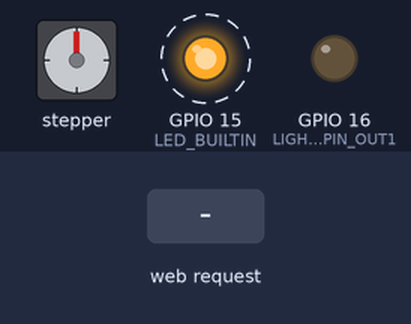
Simulated run of this sketch. Board: ESP32-S2. Shown: stepper motor, output pins drawn as LEDs (lit = HIGH). Dashed ring = blinking. The inputs (shaded band) are chosen by the test bench. WiFi joins after 1.5 s; servers stay silent unless stated; network time is answered at once with the bench clock; the local clock reads 2024-03-15 10:24:30 at power-on unless the sketch sets it; EEPROM starts erased; stepper angles assume 2048 steps per turn.

Above: at 2.7 s.
2.8 s: HTTP request GET /mvhole received
At 4.55 s:
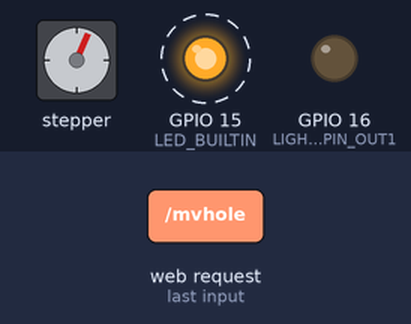
5.8 s: HTTP request GET /lit1off received
At 6.08 s:
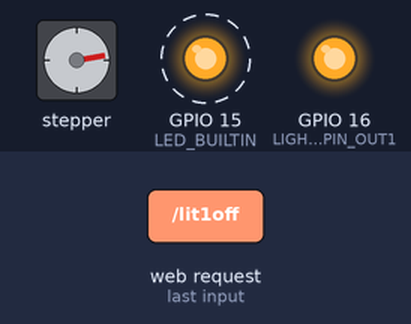
8.8 s: HTTP request GET /lit1on received
At 10.28 s:
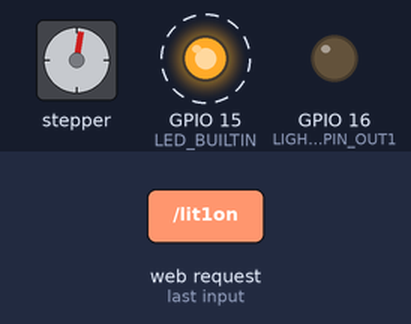
11.8 s: HTTP request GET /lit1off?plain=RUN received
At 12.09 s:
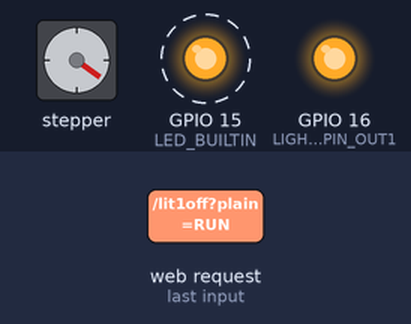
14.8 s: HTTP request GET /mv10 received
17.8 s: HTTP request GET /lit1on?plain=RUN received
At 18.6 s:
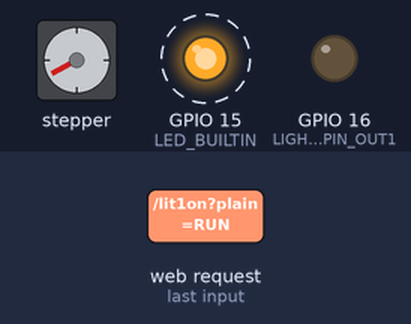
Timing chart, 0 to 62.9 s (numbered marks = the images above; inputs shaded):
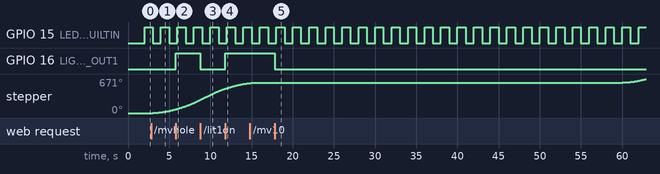

Measured:
- after the input at 2.8 s, stepper: keeps turning clockwise at about 27°/s, starting after 0.21 s
- after the input at 5.8 s, GPIO 16 (LIGHT_PIN_OUT1): LOW → HIGH at once
- after the input at 8.8 s, GPIO 16 (LIGHT_PIN_OUT1): HIGH → LOW at once
- after the input at 11.8 s, GPIO 16 (LIGHT_PIN_OUT1): LOW → HIGH at once
- after the input at 17.8 s, GPIO 16 (LIGHT_PIN_OUT1): HIGH → LOW after 0.00 s instead of 42.2 s
- by itself, GPIO 15 (LED_BUILTIN): alternates HIGH for 1.0 s and LOW for 1.0 s

The sketch:

Fish_Feeder.ino
```cpp
// ------------ ESP32 S2 Mini ------------ //

#include <AccelStepper.h>
#include <EEPROM.h>
#include <WiFi.h>
#include <WiFiUdp.h>
#include <NTPClient.h>
#include <WebServer.h>
#include <ArduinoJson.h>

// ------------ Configuration ------------ //
const int stepsPerRevolution = 2048;      // change this to fit the number of steps per revolution

const char* ssid = "TP-Link_1285A";
const char* password = "newcream317";

// Replace with your desired static IP info
IPAddress local_IP(192, 168, 2, 17);      // ESP32's static IP
IPAddress gateway(192, 168, 2, 2);        // Usually your router's IP
IPAddress subnet(255, 255, 255, 0);       // Subnet mask
IPAddress primaryDNS(8, 8, 8, 8);         // Optional: DNS server
IPAddress secondaryDNS(8, 8, 4, 4);       // Optional: backup DNS

const long utcOffsetInSeconds = -5 * 60 * 60;       // adjust for your timezone (e.g. CDT, -5 hours = -18000)
const unsigned long wifiDuration = 10 * 60 * 1000;  // 10 minutes

const float StepsPerFeedingHole = 3413.333332;

#define INIT_PIN_IN 0      // GPIO0 for Start Button
#define LIGHT_PIN_OUT1 16
#define LIGHT_PIN_OUT2 18
#define EEPROM_SIZE 3
#define EEPROM_ADDR 0      // we'll use address 0, 1, 2

// ULN2003 Motor Driver Pins
#define STEPPER_DRV1 12
#define STEPPER_DRV2 11
#define STEPPER_DRV3 9
#define STEPPER_DRV4 7

#define LED_NORMAL   0b00000000000011110000000000001111
#define LED_WIFI1    0b01010101010101010101010101010101
#define LED_WIFI2    0b00001111000011110000111100001111


// ------------ Globals ------------ //
WiFiUDP ntpUDP;
NTPClient timeClient(ntpUDP, "pool.ntp.org", utcOffsetInSeconds);
WebServer server(80);
AccelStepper stepper(AccelStepper::HALF4WIRE, STEPPER_DRV1, STEPPER_DRV3, STEPPER_DRV2, STEPPER_DRV4);

// String LastSyncDateTime = "";
time_t LastTimeSyncEpoicTime = 0;
unsigned long LastTimeSyncMillis = 0;
unsigned long lastTimeUpdateInMillis = 0;

bool wifiConnected = false;
unsigned long wifiStartMillis = 0;

uint32_t lightSchedule = 0;  // 24-bit schedule stored in 3 bytes
int lastCheckedHour = -1;

int stepper_state = 0;
float stepper_position = 0;

unsigned int led_patten = 0;
short led_state = 0;
unsigned long led_start_ms = 0;

void setup() {
  // initialize the serial port
  // Serial.begin(115200);
  // while (!Serial) {
    // ; // wait for serial port to connect (needed for native USB)
  // }
  // Serial.println("Serial monitor is working!");

  // set the speed and acceleration
  stepper.setMaxSpeed(500);
  stepper.setAcceleration(100);
  stepper_position = stepper.currentPosition();
  stepper.disableOutputs(); // Start with motor off
  stepper_state = 0;        // motor off

  pinMode(LED_BUILTIN, OUTPUT);
  pinMode(INIT_PIN_IN, INPUT_PULLUP);  // button pulls LOW when pressed
  pinMode(LIGHT_PIN_OUT1, OUTPUT);

  EEPROM.begin(EEPROM_SIZE);
  saveLightSchedule(0b00000000000011111111111100000000);  // 23,22,21,20..........6,5,4,3,2,1,0
  loadScheduleFromEEPROM();

  led_patten = LED_WIFI1;
  led_start_ms = millis();

  wifiConnected = false;
  connectToWiFi();

  // Serial.println("ESP32 Ready");
}

void loop() {

  unsigned long my_now = millis();

  // Handle LED
  if ( my_now - led_start_ms > 250) {
     led_start_ms += 250;
     led_state++;
     if ( led_state >= 32 ) {
       led_state = 0;
     }

     bool led_TurnOn = (led_patten >> led_state) & 0x01;
     if ( led_TurnOn ) {
       digitalWrite(LED_BUILTIN, HIGH);
     }
     else {
       digitalWrite(LED_BUILTIN, LOW);
     }
  }

  // Handle stepper motor
  if (stepper_state == 1) {
    // check current stepper motor position to invert direction
    if (stepper.distanceToGo() == 0 || !stepper.isRunning() ){
      stepper.disableOutputs();  // Cut power to stepper
      stepper_state = 0;
      // Serial.print("Stepper stopped");
    }
    else {
      stepper.run();
    }
  }

  // Update datetime every 1s
  if (wifiConnected) {
    // Auto disconnect WiFi after 10 minutes
    if (my_now - wifiStartMillis > wifiDuration) {
      disconnectWiFi();
      led_patten = LED_NORMAL;
    }

    // Handle HTTP server
    server.handleClient();
  }

  // Handle button press
  if (!wifiConnected && digitalRead(INIT_PIN_IN) == LOW) {
    led_patten = LED_WIFI1;
    wifiConnected = false;
    connectToWiFi();
  }

  if (my_now - lastTimeUpdateInMillis >= 60000) {
    lastTimeUpdateInMillis += 60000;

    // Update light based on current hour
    int currentHour = getCurrentHour(my_now);
    updateLightForHour(currentHour);

    // Hour switch
    if (currentHour != lastCheckedHour) {
      lastCheckedHour = currentHour;

      //  Need to feed the fish
      if ( currentHour == 10) {
        moveStepper(StepsPerFeedingHole);
      }
    }
  }
}

void moveStepper(float steps) {
  stepper_position += steps;
  long newTarget = stepper_position;

  stepper.enableOutputs();
  stepper.moveTo(newTarget);

  // Serial.print("Stepper move forward to ");
  // Serial.println(newTarget);
  stepper_state = 1;
}

int getCurrentHour(unsigned long my_now) {
  time_t rawTimeNow = LastTimeSyncEpoicTime + ( my_now - LastTimeSyncMillis ) / 1000;
  struct tm* timeInfo = localtime(&rawTimeNow);
  return timeInfo->tm_hour;
}

// ------------ WiFi Connect ------------ //
void connectToWiFi() {
  // Serial.println("Connecting to WiFi...");

  // Configure fixed IP before connecting
  if (!WiFi.config(local_IP, gateway, subnet, primaryDNS, secondaryDNS)) {
    // Serial.println("Failed to configure static IP");
  }

  WiFi.begin(ssid, password);

  int attempts = 0;
  while (WiFi.status() != WL_CONNECTED && attempts < 20) {
    delay(500);
    // Serial.print(".");
    attempts++;
  }

  if (WiFi.status() == WL_CONNECTED) {

    led_patten = LED_WIFI2;

    // Serial.println("\nWiFi connected.");
    wifiConnected = true;
    wifiStartMillis = millis();

    // Start NTP
    timeClient.begin();
    timeClient.forceUpdate();
    LastTimeSyncEpoicTime = timeClient.getEpochTime();
    LastTimeSyncMillis = millis();

    // Start HTTP server
    setupServer();
    // Serial.println("HTTP server started at IP: " + WiFi.localIP().toString());
  } else {
    // Serial.println("\nFailed to connect.");
  }
}

// ------------ WiFi Disconnect ------------ //
void disconnectWiFi() {
  WiFi.disconnect(true);
  WiFi.mode(WIFI_OFF);
  wifiConnected = false;
  // Serial.println("WiFi disconnected after 10 minutes.");
}

void setupServer() {
  // Handle GET request at "/"
  server.on("/", HTTP_GET, []() {
    // Send HTML page
    server.send(200, "text/html", buildReturnHtml());
  });

  server.on("/lit1on", HTTP_GET, []() {
    digitalWrite(LIGHT_PIN_OUT1, LOW);
    // Serial.println("Turn light on.");
    server.send(200, "text/html", buildReturnHtml());
  });

  server.on("/lit1off", HTTP_GET, []() {
    digitalWrite(LIGHT_PIN_OUT1, HIGH);
    // Serial.println("Turn light off.");
    server.send(200, "text/html", buildReturnHtml());
  });

  server.on("/mv10", HTTP_GET, []() {
    moveStepper(10.0);
    // Serial.println("Turn motor 10 steps.");
    server.send(200, "text/html", buildReturnHtml());
  });

  server.on("/mvhole", HTTP_GET, []() {
    moveStepper(StepsPerFeedingHole);
    // Serial.print("Turn motor ");
    // Serial.print(StepsPerFeedingHole);
    // Serial.println(" steps.");
    server.send(200, "text/html", buildReturnHtml());
  });

  // Handle POST command at "/command"
  server.on("/command", HTTP_POST, handleCommandRequest);

  // Start server
  server.begin();
}

String buildReturnHtml() {
  time_t rawTimeNow = LastTimeSyncEpoicTime + ( millis() - LastTimeSyncMillis ) / 1000;
  String html = "<html><body><p>";
  html += "Server time: " + formatEpochTime(rawTimeNow);
  html += "</p><p><a href='lit1on'>Light On</a><br><a href='lit1off'>Light Off</a><br><br><a href='mv10'>Stepper move 10 steps</a><br><a href='mvhole'>Stepper move 1 hole</a></p></body></html>";
  return html;
}


// ------------ Command Handler ------------ //
void handleCommandRequest() {
  if (server.hasArg("plain")) {
    String body = server.arg("plain");

    // Parse JSON
    StaticJsonDocument<256> doc;
    DeserializationError error = deserializeJson(doc, body);

    if (error) {
      server.send(400, "application/json", "{\"error\":\"Invalid JSON\"}");
      return;
    }

    String cmd = doc["cmd"];
    String param1 = doc["param1"];
    String param2 = doc["param2"];

    // Serial.println("Command Received:");
    // Serial.println("cmd = " + cmd);
    // Serial.println("param1 = " + param1);
    // Serial.println("param2 = " + param2);

    // Handle command
    if (cmd == "RUN") {
      runCommand(param1, param2);
      server.send(200, "application/json", "{\"status\":\"RUN executed\"}");
    } else {
      server.send(200, "application/json", "{\"status\":\"Unknown command\"}");
    }
  } else {
    server.send(400, "application/json", "{\"error\":\"No POST body\"}");
  }
}

// ------------ Example Command Execution ------------ //
void runCommand(const String& param1, const String& param2) {
  // Serial.println("Running command with:");
  // Serial.println("param1: " + param1);
  // Serial.println("param2: " + param2);
  // You can add real logic here to act on the parameters.
}

void updateLightForHour(int hour) {
  if (hour < 0 || hour > 23) return;

  bool shouldTurnOn = (lightSchedule >> hour) & 0x01;
  digitalWrite(LIGHT_PIN_OUT1, shouldTurnOn ? LOW : HIGH);
  // Serial.printf("Hour %d: Light turned %s\n", hour, shouldTurnOn ? "ON" : "OFF");
}

void loadScheduleFromEEPROM() {
  lightSchedule = 0;
  for (int i = 0; i < 3; i++) {
    lightSchedule |= (EEPROM.read(EEPROM_ADDR + i) << (8 * i));
  }
  // Serial.printf("Loaded schedule: 0x%06X\n", lightSchedule);
}

void saveLightSchedule(uint32_t schedule) {
  for (int i = 0; i < 3; i++) {
    EEPROM.write(EEPROM_ADDR + i, (schedule >> (8 * i)) & 0xFF);
  }
  EEPROM.commit();

  // Serial.print("schedule ");
  // Serial.print(schedule);
  // Serial.println("saved to EEPROM.");
}

// Function to convert time_t to "MM/dd/yyyy HH:mm:ss" format
String formatEpochTime(time_t epoch_time) {
  struct tm* timeinfo = localtime(&epoch_time);
  char buffer[25];

  // Format: MM/dd/yyyy HH:mm:ss
  strftime(buffer, sizeof(buffer), "%m/%d/%Y %H:%M:%S", timeinfo);

  return String(buffer);
}
```
